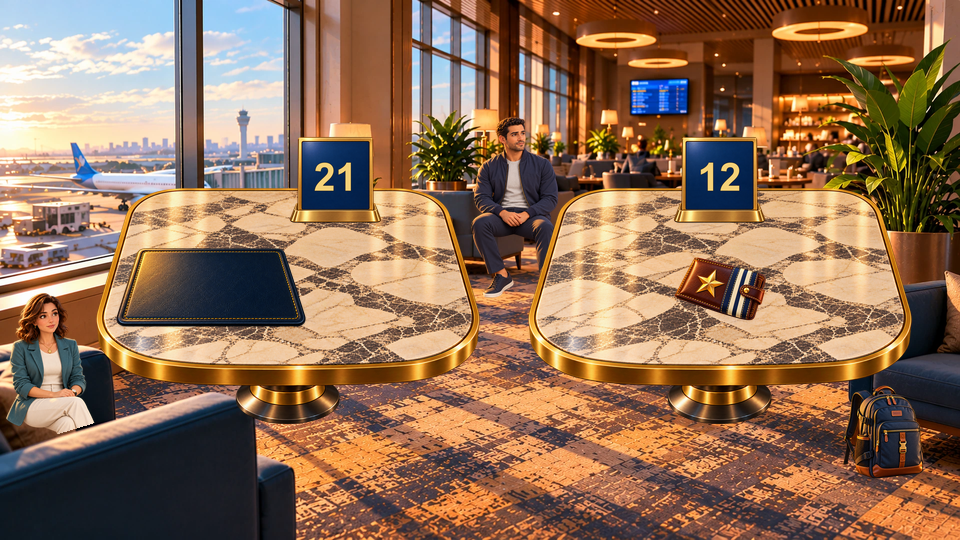
#> input picture artifacts/asset-validation/case-001/character-placement-proof/changed-with-characters.png, 960 x 540 px
$ python -i study.py   (imports and definitions only)
#> lines starting #> are read from the running program, lines starting #| are printed output that depends on the picture; after the words box and inside, x2 and y2 are one past the last pixel; in counts of white or black regions, pixels touching at a corner belong together
#> `panel=Image.new('RGB',(960,720),'#eeeeee');draw=ImageDraw.Draw(panel)`: panel: PIL image 960x720 RGB; every value is 238
#> further down, picture is the input picture: PIL image 960x540 RGB; mean R, G, B 143.4, 110.9, 85.9
"""Offline measurements and camera previews; never modifies source artwork."""
import hashlib,json,math,statistics,subprocess,shutil
from pathlib import Path
from PIL import Image,ImageChops,ImageDraw
OUT=Path(__file__).resolve().parent; ROOT=OUT.parents[3]
CASE=OUT.parent; ART=CASE/'B-art-refinement'; CHAR=CASE/'character-placement-proof'
def sha(p):return hashlib.sha256(p.read_bytes()).hexdigest()
def load(p):return json.loads(p.read_text(encoding='utf-8-sig'))
def paths():
 return {p.replace('\\','/') for p in subprocess.check_output(['rg','--files','--hidden','-g','!.git','-g','!node_modules','-g','!.next'],cwd=ROOT,text=True).splitlines() if 'mobile-usability-study' not in p}
def mask(im):
 r,g,b=im.convert('RGB').split();return ImageChops.lighter(ImageChops.lighter(r,g),b).point(lambda x:255 if x else 0)
#> after `r, g, b = im.convert('RGB').split()`:
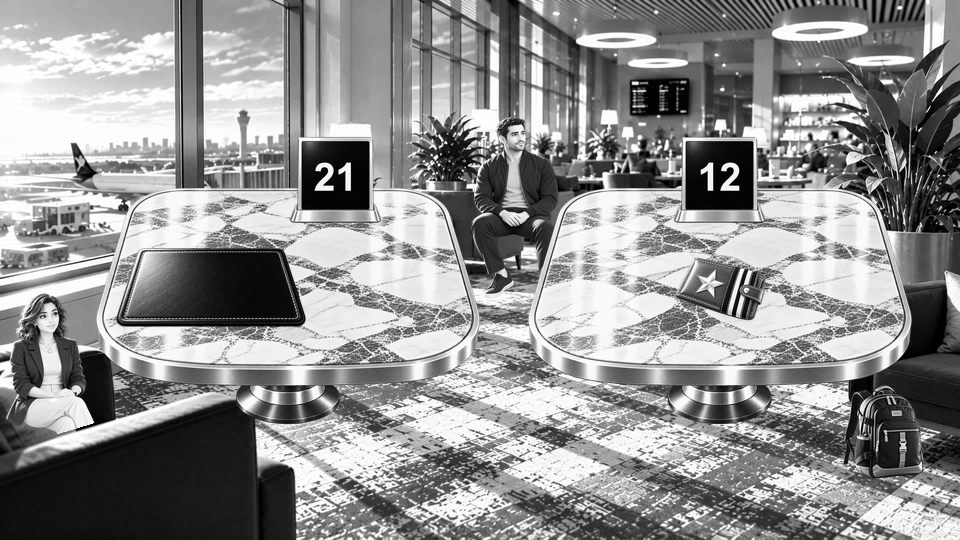
#> r: PIL image 960x540 L; min 0, max 255, mean 143.4
#> after `r, g, b = im.convert('RGB').split()`:
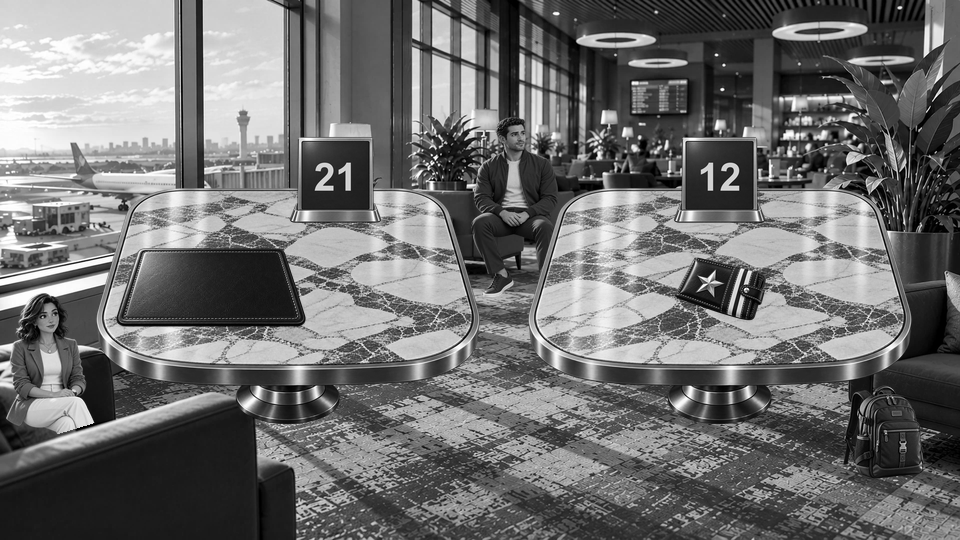
#> g: PIL image 960x540 L; min 0, max 255, mean 110.9
#> after `r, g, b = im.convert('RGB').split()`:
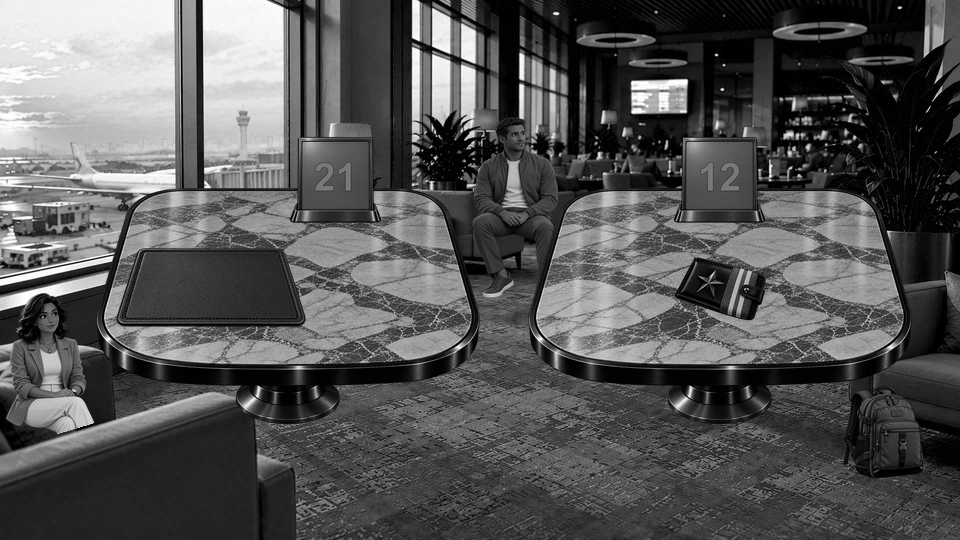
#> b: PIL image 960x540 L; min 0, max 255, mean 85.9
#> after `return ImageChops.lighter(ImageChops.lighter(r, g), b).point(lambda x:`:
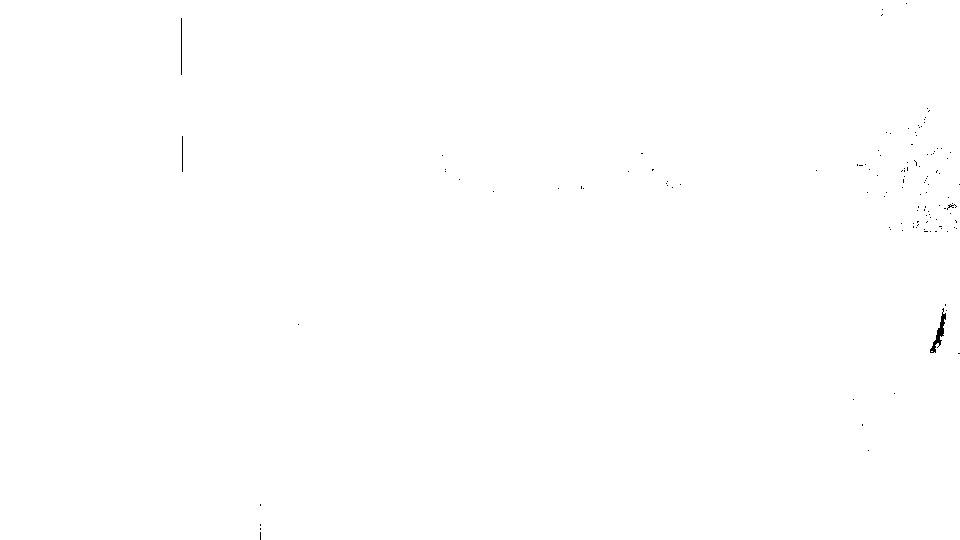
#> returned value: PIL image 960x540 L; 99.9% white; black in thin lines or dots, all inside (x1, y1, x2, y2) = (181, 3, 960, 540)
baseline=OUT/'protected-before.json'
# [7 lines not run here, left out]
manifest=[]
# [5 lines not run here, left out]
measure={'unit':'CSS px under full-width 16:9 fit; alpha bounds measured on 960 render then scaled analytically','scales':{},'canonical_vs_B':{},'feature_rois':{}}
# [1 line that did not run here, left out]
# [33 lines not run here, left out]
# Diagnostic ROI sizes only; manual feature boxes are not semantic segmentation.
rois={'stand_numeral_union':{'asset':'stand-12','box':[243,203,518,394],'asset_size':[768,648],'envelope':[.12,.18]},'wallet_star':{'asset':'star-wallet','box':[201,109,444,348],'asset_size':[800,540],'envelope':[.1,.12]},'wallet_strap_band':{'asset':'star-wallet','box':[409,83,718,528],'asset_size':[800,540],'envelope':[.1,.12]}}
# [3 lines not run here, left out]
measure['feature_rois']=rois
def luminance(rgb):
 values=[v/255 for v in rgb];linear=[v/12.92 if v<=.04045 else ((v+.055)/1.055)**2.4 for v in values]
 return .2126*linear[0]+.7152*linear[1]+.0722*linear[2]
samples={}
# [2 lines not run here, left out]
# [1 line that did not run here, left out]
# Diagnostics are intentionally labeled and excluded from the interactive prototype.
panel=Image.new('RGB',(960,720),'#eeeeee');draw=ImageDraw.Draw(panel)
# [12 lines not run here, left out]
# [1 line that did not run here, left out]
# [2 lines not run here, left out]
# [1 line that did not run here, left out]
# [2 lines not run here, left out]
# [1 line that did not run here, left out]
# [2 lines not run here, left out]

>>> from PIL import Image
>>> picture = Image.open('../character-placement-proof/changed-with-characters.png')
>>> result = mask(picture)
